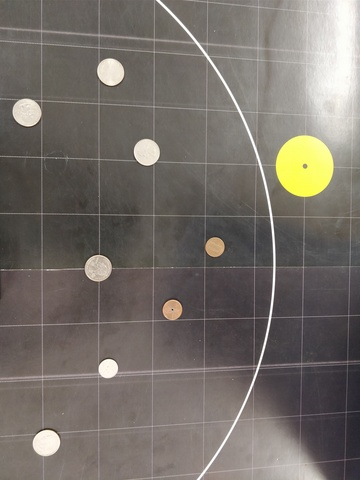
#> input picture Example/Edge-Detection/coin.jpg, 360 x 480 px
$ python imutils-canny-edge.py
#> lines starting #> are read from the running program, lines starting #| are printed output that depends on the picture
import cv2
import imutils

coin_img = cv2.imread('coin.jpg')
#> coin_img is the input picture: shape (480, 360, 3); mean B, G, R 104.9, 111.1, 117.4

gray = cv2.cvtColor(coin_img, cv2.COLOR_BGR2GRAY)

edgeMap = imutils.auto_canny(gray)
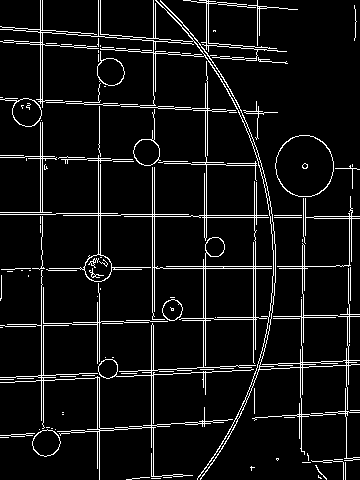
#> edgeMap: shape (480, 360); 7.2% white in thin lines or dots

cv2.imshow("Original", coin_img)

cv2.imshow("Automatic Edge Map", edgeMap)


cv2.waitKey(0)
